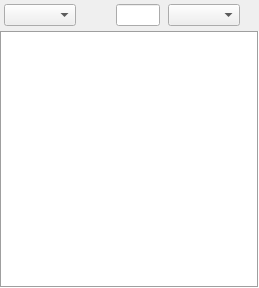
<?xml version="1.0" encoding="UTF-8"?>
<ui version="4.0">
 <class>TreeView</class>
 <widget class="QWidget" name="TreeView">
  <property name="geometry">
   <rect>
    <x>0</x>
    <y>0</y>
    <width>259</width>
    <height>288</height>
   </rect>
  </property>
  <property name="windowTitle">
   <string notr="true">Form</string>
  </property>
  <layout class="QVBoxLayout" name="verticalLayout">
   <property name="spacing">
    <number>0</number>
   </property>
   <property name="leftMargin">
    <number>0</number>
   </property>
   <property name="topMargin">
    <number>0</number>
   </property>
   <property name="rightMargin">
    <number>0</number>
   </property>
   <property name="bottomMargin">
    <number>0</number>
   </property>
   <item>
    <layout class="QHBoxLayout" name="horizontalLayout">
     <property name="spacing">
      <number>8</number>
     </property>
     <property name="leftMargin">
      <number>4</number>
     </property>
     <property name="topMargin">
      <number>4</number>
     </property>
     <property name="rightMargin">
      <number>4</number>
     </property>
     <property name="bottomMargin">
      <number>4</number>
     </property>
     <item>
      <widget class="HomeCompa::Flibrary::FComboBox" name="cbMode">
       <property name="sizePolicy">
        <sizepolicy hsizetype="Preferred" vsizetype="Fixed">
         <horstretch>0</horstretch>
         <verstretch>0</verstretch>
        </sizepolicy>
       </property>
       <property name="maxVisibleItems">
        <number>20</number>
       </property>
      </widget>
     </item>
     <item>
      <widget class="QToolButton" name="btnNew">
       <property name="text">
        <string notr="true"/>
       </property>
       <property name="icon">
        <iconset resource="../icons/light/resources/light.qrc">
         <normaloff>:/icons/plus.svg</normaloff>:/icons/plus.svg</iconset>
       </property>
       <property name="autoRaise">
        <bool>true</bool>
       </property>
      </widget>
     </item>
     <item>
      <widget class="QLineEdit" name="value">
       <property name="sizePolicy">
        <sizepolicy hsizetype="Expanding" vsizetype="Fixed">
         <horstretch>0</horstretch>
         <verstretch>0</verstretch>
        </sizepolicy>
       </property>
       <property name="font">
        <font>
         <pointsize>9</pointsize>
        </font>
       </property>
       <property name="clearButtonEnabled">
        <bool>true</bool>
       </property>
      </widget>
     </item>
     <item>
      <widget class="HomeCompa::Flibrary::ModeComboBox" name="cbValueMode">
       <property name="sizePolicy">
        <sizepolicy hsizetype="Fixed" vsizetype="Fixed">
         <horstretch>0</horstretch>
         <verstretch>0</verstretch>
        </sizepolicy>
       </property>
      </widget>
     </item>
     <item>
      <widget class="QLabel" name="lblCount">
       <property name="text">
        <string notr="true"/>
       </property>
       <property name="alignment">
        <set>Qt::AlignmentFlag::AlignRight|Qt::AlignmentFlag::AlignTrailing|Qt::AlignmentFlag::AlignVCenter</set>
       </property>
       <property name="margin">
        <number>0</number>
       </property>
      </widget>
     </item>
    </layout>
   </item>
   <item>
    <widget class="QTreeView" name="treeView">
     <property name="contextMenuPolicy">
      <enum>Qt::ContextMenuPolicy::CustomContextMenu</enum>
     </property>
     <property name="frameShape">
      <enum>QFrame::Shape::Box</enum>
     </property>
     <property name="verticalScrollBarPolicy">
      <enum>Qt::ScrollBarPolicy::ScrollBarAlwaysOff</enum>
     </property>
     <property name="horizontalScrollBarPolicy">
      <enum>Qt::ScrollBarPolicy::ScrollBarAlwaysOff</enum>
     </property>
     <property name="selectionMode">
      <enum>QAbstractItemView::SelectionMode::ExtendedSelection</enum>
     </property>
     <property name="autoExpandDelay">
      <number>0</number>
     </property>
     <property name="uniformRowHeights">
      <bool>true</bool>
     </property>
     <property name="sortingEnabled">
      <bool>false</bool>
     </property>
     <property name="animated">
      <bool>true</bool>
     </property>
     <attribute name="headerMinimumSectionSize">
      <number>10</number>
     </attribute>
     <attribute name="headerShowSortIndicator" stdset="0">
      <bool>true</bool>
     </attribute>
     <attribute name="headerStretchLastSection">
      <bool>false</bool>
     </attribute>
    </widget>
   </item>
  </layout>
 </widget>
 <customwidgets>
  <customwidget>
   <class>HomeCompa::Flibrary::ModeComboBox</class>
   <extends>QComboBox</extends>
   <header>widgets/ModeComboBox.h</header>
  </customwidget>
  <customwidget>
   <class>HomeCompa::Flibrary::FComboBox</class>
   <extends>QComboBox</extends>
   <header>widgets/FComboBox.h</header>
  </customwidget>
 </customwidgets>
 <resources>
  <include location="../icons/light/resources/light.qrc"/>
 </resources>
 <connections/>
</ui>
